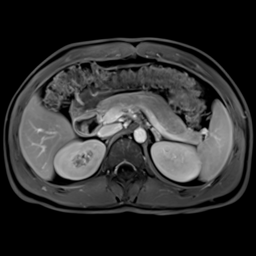
#> input picture Datasets/MRI13/LR/10_mri_abdomen_LRBI_x2.png, 256 x 256 px, found by its file name; its folder holds only this picture in this run
$ python bicubic.py
#> lines starting #> are read from the running program, lines starting #| are printed output that depends on the picture
#> in load_images_from_folder, img is the input picture: shape (256, 256, 3); min 0, max 224, mean 46.3
### chromatic.py
import numpy
from PIL import Image, ImageChops
import sys, math

#print("seperating channels")
def chromatic(image, offset):
#> called with offset = 2
    try:
        with Image.open(image) as im:

            r, g, b = im.split()
    except IOError as e:
        print()

    #print("offsetting channels")

    offset = int(offset)
    #print(offset)

    g = ImageChops.offset(g, offset, 0)
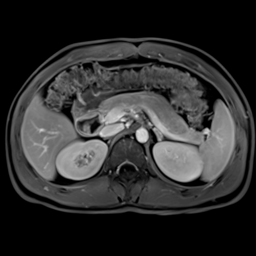
#> g: PIL image 256x256 L; min 0, max 224, mean 46.3
    b = ImageChops.offset(b, int(math.cos(2 * math.pi / 3) * offset),
                          int(math.sin(2 * math.pi / 3) * offset))
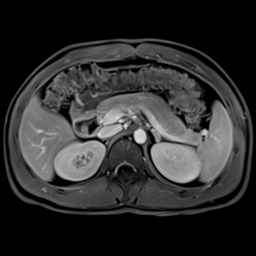
#> b: PIL image 256x256 L; min 0, max 224, mean 46.3
    r = ImageChops.offset(r, int(math.cos(4 * math.pi / 3) * offset),
                          int(math.sin(4 * math.pi / 3) * offset))
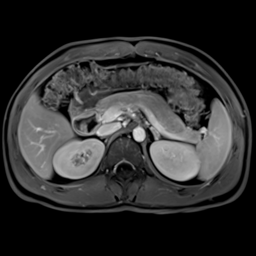
#> r: PIL image 256x256 L; min 0, max 224, mean 46.3

    print("merging channels")

    result = Image.merge("RGB", [r, g, b])
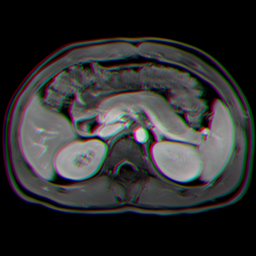
#> result: PIL image 256x256 RGB; mean R, G, B 46.3, 46.3, 46.3
    open_cv_image = numpy.array(result)
    # Convert RGB to BGR
    open_cv_image = open_cv_image[:, :, ::-1].copy()
    return open_cv_image
    # [7 lines of commented-out code are left out]

### Bicubic/bicubic.py
import cv2
import os
import numpy as np
import chromatic

def load_images_from_folder(folder):
    images = []
    names =[]
    for filename in os.listdir(folder):
        img = cv2.imread(os.path.join(folder,filename))
        if img is not None:
            images.append(img)
            img_chromatic = chromatic.chromatic(os.path.join(folder,filename),2)
            cv2.imwrite("C:/Users/Tobias/Desktop/images/Val/Chromatic/"+filename, img_chromatic)
            names.append(os.path.join(filename))
        else:
            print("image is none")
    return images, names

def main2(inputimage):

    image =inputimage

    return cv2.resize(image,None,fx=2,fy=2,interpolation=cv2.INTER_CUBIC)


def main():
    vgisfolder= os.path.dirname(__file__)
    images, names = load_images_from_folder("C:/Users/Tobias/Desktop/images/Val/LR")
#> images = 1 item; names = ['10_mri_abdomen_LRBI_x2.png']
    i=0
    #np.random.shuffle(images)

    dim = (30, 30)
    out=[]
    print(len(images))
#| 1
    for image in images:
        #img_resized= cv2.resize(image,dim,interpolation=cv2.INTER_CUBIC)
        #blurred = cv2.GaussianBlur(image,(3,3),0)
        blurred2 = cv2.GaussianBlur(image, (7, 7), 0)

        sandp= noisy("s&p", image)
        poisson = noisy("poisson", image)
        speckle = noisy("speckle", image)
        # [8 lines of commented-out code are left out]
        print("C:/Users/Tobias/Desktop/images/Val/Salty/"+names[i])
        # [4 lines of commented-out code are left out]
        i+=1
#> this loop made 1 pass
#| C:/Users/Tobias/Desktop/images/Val/Salty/10_mri_abdomen_LRBI_x2.png
#> pass 1, in main, `blurred2 = cv2.GaussianBlur(image, (7, 7), 0)`:
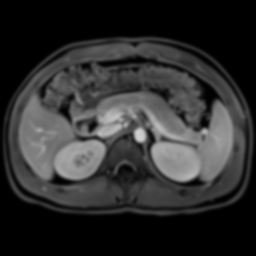
#> blurred2: shape (256, 256, 3); min 0, max 208, mean 46.3
#> pass 1, in noisy (call 3), `gauss = np.random.randn(row,col,ch)`:
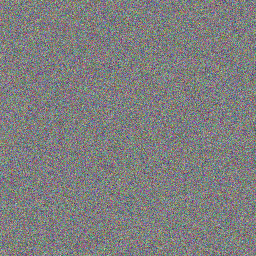
#> gauss: shape (256, 256, 3) float64; mean of channels 0, 1, 2 0.00444, -0.00067, 0.00153; drawn with min black and max white
#> after the loop, i = 1
    # [15 lines of commented-out code are left out]

def noisy(noise_typ,image):
   if noise_typ == "gauss":
      row,col,ch= image.shape
      mean = 0
      var = 0.1
      sigma = var**0.5
      gauss = np.random.normal(mean,sigma,(row,col,ch))
      gauss = gauss.reshape(row,col,ch)
      noisy = image + gauss
      return noisy
   elif noise_typ == "s&p":
      row,col,ch = image.shape
      s_vs_p = 0.5
      amount = 0.04
      out = np.copy(image)
      # Salt mode
      num_salt = np.ceil(amount * image.size * s_vs_p)
      coords = [np.random.randint(0, i - 1, int(num_salt))
              for i in image.shape]
      out[coords] = 1

      # Pepper mode
      num_pepper = np.ceil(amount* image.size * (1. - s_vs_p))
      coords = [np.random.randint(0, i - 1, int(num_pepper))
              for i in image.shape]
      out[coords] = 0
      return out
   elif noise_typ == "poisson":
      vals = len(np.unique(image))
      vals = 2 ** np.ceil(np.log2(vals))
      noisy = np.random.poisson(image * vals) / float(vals)
      return noisy
   elif noise_typ =="speckle":
      row,col,ch = image.shape
      gauss = np.random.randn(row,col,ch)
      gauss = gauss.reshape(row,col,ch)
      noisy = image + image * gauss
      return noisy


main()

$ run again, on Datasets/MRI13/LR/1_ankle_LRBI_x2.png
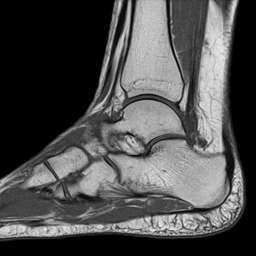
#> input picture Datasets/MRI13/LR/1_ankle_LRBI_x2.png, 256 x 256 px, found by its file name
#> in load_images_from_folder, img is the input picture: shape (256, 256, 3); min 0, max 242, mean 77.6
#> in chromatic, `result = Image.merge("RGB", [r, g, b])`:
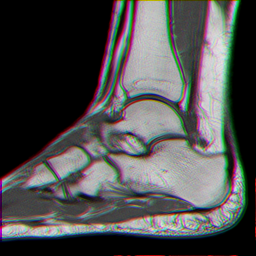
#> result: PIL image 256x256 RGB; mean R, G, B 77.6, 77.6, 77.6
#> images = 1 item; names = ['1_ankle_LRBI_x2.png']
#| 1
#> the loop in main, `for image in images:` made 1 pass
#> (printed output is left out)
#> pass 1, in noisy (call 3), `gauss = np.random.randn(row,col,ch)`:
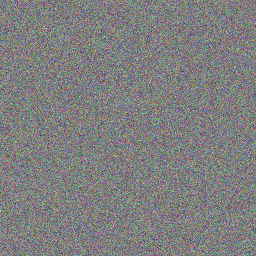
#> gauss: shape (256, 256, 3) float64; mean of channels 0, 1, 2 0.00744, -0.000634, 0.00226; drawn with min black and max white
#> after the loop in main, `for image in images:`: i = 1

$ run again, on Datasets/MRI13/LR/2_elbow_LRBI_x2.png
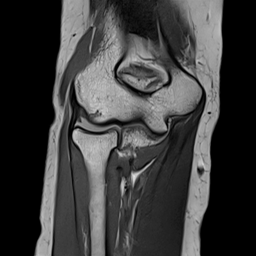
#> input picture Datasets/MRI13/LR/2_elbow_LRBI_x2.png, 256 x 256 px, found by its file name
#> in load_images_from_folder, img is the input picture: shape (256, 256, 3); min 0, max 224, mean 60
#> images = 1 item; names = ['2_elbow_LRBI_x2.png']
#| 1
#> the loop in main, `for image in images:` made 1 pass
#> (printed output is left out)
#> pass 1, in main, `sandp= noisy("s&p", image)`:
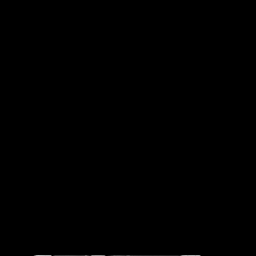
#> sandp: shape (256, 256, 3); min 0, max 187, mean 0.2
#> pass 1, in noisy (call 3), `gauss = np.random.randn(row,col,ch)`:
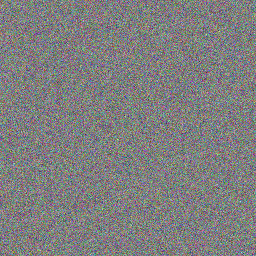
#> gauss: shape (256, 256, 3) float64; mean of channels 0, 1, 2 0.00779, -0.00102, 0.00186; drawn with min black and max white
#> after the loop in main, `for image in images:`: i = 1
